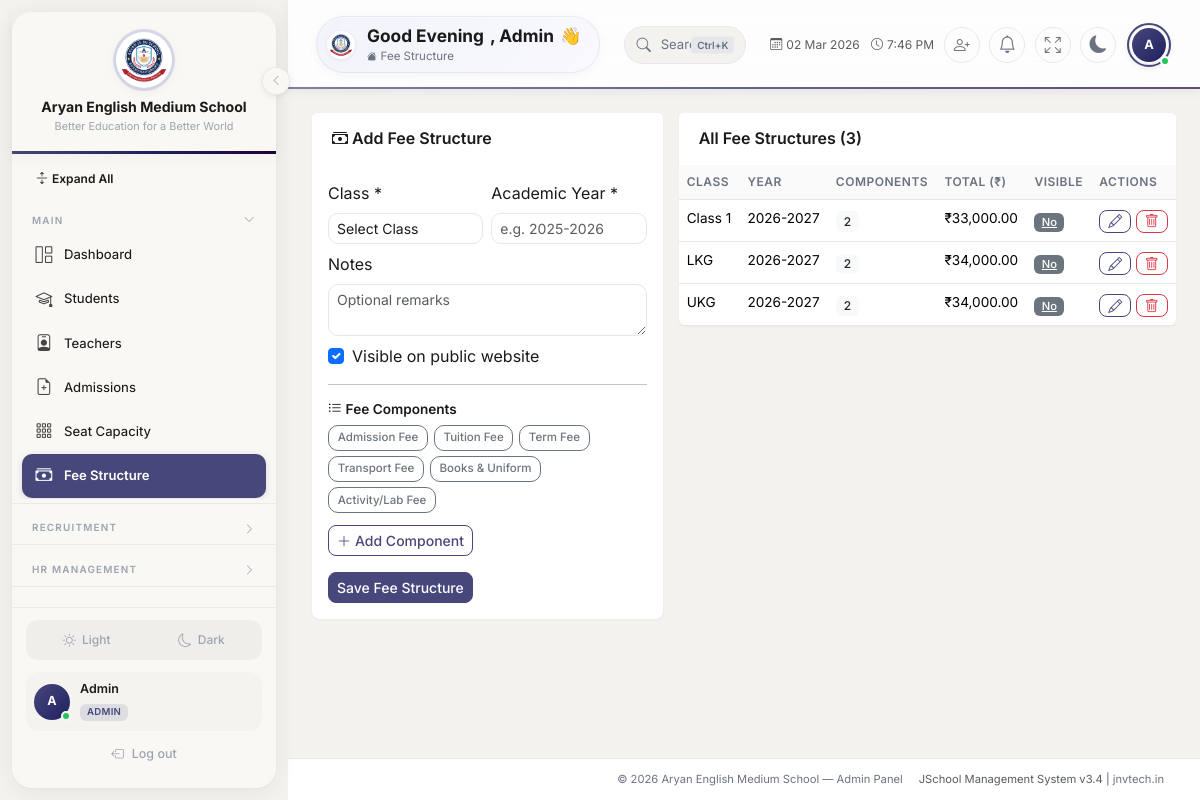
Screenshot of /admin/fee-structure.php (signed in) with the database file from the repository.
### tables this page shows
CREATE TABLE `fee_structures` (
  `id` int(10) unsigned NOT NULL AUTO_INCREMENT,
  `class` varchar(20) NOT NULL,
  `academic_year` varchar(20) NOT NULL,
  `is_visible` tinyint(1) NOT NULL DEFAULT 1,
  `notes` text DEFAULT NULL,
  `created_by` int(10) unsigned DEFAULT NULL,
  `created_at` datetime NOT NULL DEFAULT current_timestamp(),
  `updated_at` datetime NOT NULL DEFAULT current_timestamp() ON UPDATE current_timestamp(),
  PRIMARY KEY (`id`),
  UNIQUE KEY `unique_class_year` (`class`,`academic_year`),
  KEY `created_by` (`created_by`),
  CONSTRAINT `fk_fee_creator` FOREIGN KEY (`created_by`) REFERENCES `users` (`id`) ON DELETE SET NULL
);

### includes/auth.php (called while the page is built, shortened)
<?php
function csrfToken(): string {
    return $_SESSION['csrf_token'];
}
function e(mixed $val): string {
    return htmlspecialchars((string)$val, ENT_QUOTES, 'UTF-8');
}

### admin/fee-structure.php (the view, shortened to what this page needs)
<?php
require_once __DIR__ . '/../includes/auth.php';
$db = getDB();
$editFee = null;
$fees = $db->query("SELECT fs.*, u.name as creator_name, (SELECT COUNT(*) FROM fee_components WHERE fee_structure_id=fs.id) as comp_count, (SELECT SUM(amount) FROM fee_components WHERE fee_structure_id=fs.id) as total_amount FROM fee_structures fs LEFT JOIN users u ON fs.created_by=u.id ORDER BY fs.academic_year DESC, fs.class ASC")->fetchAll();
$presets = ['Admission Fee','Tuition Fee','Term Fee','Transport Fee','Books & Uniform','Activity/Lab Fee'];
$ef = $editFee ?? [];
require_once __DIR__ . '/../includes/header.php';
?>
<div class="row g-3">
    <div class="col-lg-5">
        <div class="card border-0 rounded-3">
            <div class="card-header bg-white border-0">
                <h6 class="fw-semibold mb-0"><i class="bi bi-cash-stack me-1"></i><?= $editFee ? 'Edit' : 'Add' ?> Fee Structure</h6>
            </div>
            <div class="card-body">
                <form method="POST" id="feeForm">
                    <div class="row g-2 mb-2">
                        <div class="col-6">
                            <label class="form-label">Class *</label>
                            <select name="class" class="form-select form-select-sm" required>
                                <option value="">Select Class</option>
                            </select>
                        </div>
                        <div class="col-6">
                            <label class="form-label">Academic Year *</label>
                            <input type="text" name="academic_year" class="form-control form-control-sm" required placeholder="e.g. 2025-2026" value="<?= e($ef['academic_year'] ?? '') ?>">
                        </div>
                    </div>
                    <div class="mb-2">
                        <label class="form-label">Notes</label>
                        <textarea name="notes" class="form-control form-control-sm" rows="2" placeholder="Optional remarks"><?= e($ef['notes'] ?? '') ?></textarea>
                    </div>
                    <div class="form-check mb-3">
                        <input type="checkbox" name="is_visible" class="form-check-input" <?= ($ef['is_visible'] ?? 1) ? 'checked' : '' ?>>
                        <label class="form-check-label">Visible on public website</label>
                    </div>
                    <hr>
                    <h6 class="fw-semibold" style="font-size:.85rem;"><i class="bi bi-list-ul me-1"></i>Fee Components</h6>
                    <div class="preset-btns">
                        <?php foreach ($presets as $p): ?>
                        <button type="button" class="btn btn-outline-secondary" onclick="addPreset('<?= $p ?>')"><?= $p ?></button>
                        <?php endforeach; ?>
                    </div>
                    <button type="button" class="btn btn-outline-primary btn-sm mb-3" onclick="addCompRow()"><i class="bi bi-plus-lg me-1"></i>Add Component</button>
                    <div class="d-flex gap-2">
                        <button type="submit" class="btn btn-primary btn-sm"><?= $editFee ? 'Update' : 'Save' ?> Fee Structure</button>
                    </div>
                </form>
            </div>
        </div>
    </div>
    <div class="col-lg-7">
        <div class="card border-0 rounded-3">
            <div class="card-header bg-white border-0 d-flex justify-content-between align-items-center">
                <h6 class="fw-semibold mb-0">All Fee Structures (<?= count($fees) ?>)</h6>
            </div>
            <div class="card-body p-0">
                <div class="table-responsive">
                    <table class="table table-hover mb-0">
                        <thead class="table-light">
                            <tr><th>Class</th><th>Year</th><th>Components</th><th>Total (₹)</th><th>Visible</th><th>Actions</th></tr>
                        </thead>
                        <tbody>
                        <?php if (empty($fees)): ?>
                            <tr><td colspan="6" class="text-center text-muted py-4">No fee structures yet. Create one using the form.</td></tr>
                        <?php else: foreach ($fees as $f): ?>
                            <tr>
                                <td style="font-size:.85rem;"><?= e($f['class']) ?></td>
                                <td style="font-size:.85rem;"><?= e($f['academic_year']) ?></td>
                                <td><span class="badge bg-light text-dark"><?= $f['comp_count'] ?></span></td>
                                <td style="font-size:.85rem;">₹<?= number_format($f['total_amount'] ?? 0, 2) ?></td>
                                <td>
                                    <a href="/admin/fee-structure.php?toggle=<?= $f['id'] ?>&csrf_token=<?= csrfToken() ?>" class="vis-badge badge <?= $f['is_visible'] ? 'bg-success' : 'bg-secondary' ?>"><?= $f['is_visible'] ? 'Yes' : 'No' ?></a>
                                </td>
                                <td>
                                    <a href="/admin/fee-structure.php?edit=<?= $f['id'] ?>" class="btn btn-sm btn-outline-primary py-0 px-2" title="Edit"><i class="bi bi-pencil"></i></a>
                                    <a href="/admin/fee-structure.php?delete=<?= $f['id'] ?>&csrf_token=<?= csrfToken() ?>" class="btn btn-sm btn-outline-danger py-0 px-2" onclick="return confirm('Delete this fee structure and all its components?')" title="Delete"><i class="bi bi-trash"></i></a>
                                </td>
                            </tr>
                        <?php endforeach; endif; ?>
                        </tbody>
                    </table>
                </div>
            </div>
        </div>
    </div>
</div>
<?php require_once __DIR__ . '/../includes/footer.php'; ?>

### admin/fee-structure.php (style rules this page uses)
.preset-btns { display: flex; flex-wrap: wrap; gap: 0.35rem; margin-bottom: 0.75rem; }
.preset-btns .btn { font-size: .72rem; padding: .2rem .55rem; }
.vis-badge { font-size: .7rem; }

### rows the page displays
fee_structures: class "Class 1", academic_year "2026-2027", comp_count "2", total_amount "33,000.00", is_visible "No"
fee_structures: class "LKG", academic_year "2026-2027", comp_count "2", total_amount "34,000.00", is_visible "No"
fee_structures: class "UKG", academic_year "2026-2027", comp_count "2", total_amount "34,000.00", is_visible "No"

### other values shown
$schoolName "Aryan English Medium School"
$schoolTagline "Better Education for a Better World"
$_userInitials "A"
$_userName "Admin"
$_roleLabel "ADMIN"
explode(' ', $_userName)[0] "Admin"
$pageTitle "Fee Structure"
$p "Admission Fee"
$p "Tuition Fee"
$p "Term Fee"
$p "Transport Fee"
$p "Books & Uniform"
$p "Activity/Lab Fee"
count($fees) "3"
$_footerSchoolName "Aryan English Medium School"
